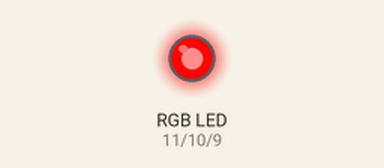
Recording of a sketch running on a simulated Arduino Uno, built with avr-gcc and run on an emulated ATmega328P. On the bench: an RGB LED mixed from three pins (HIGH = lit). Dim RGB values are drawn brighter than linear.

Above: at 0.05 s.
At 0.9 s:
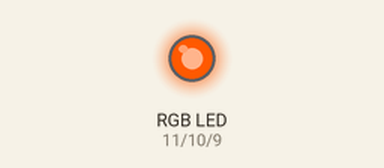
At 1.8 s:
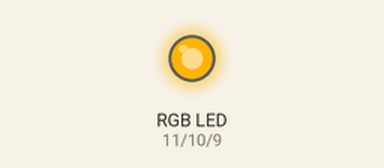
At 3.6 s:
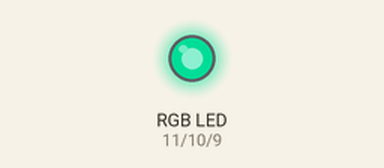
At 5.4 s:
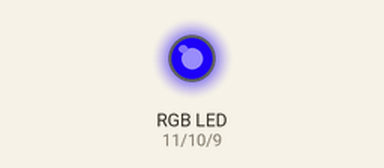
At 7.2 s:
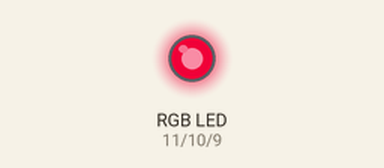
Timing chart, 0 to 10.0 s (numbered marks = the images above):
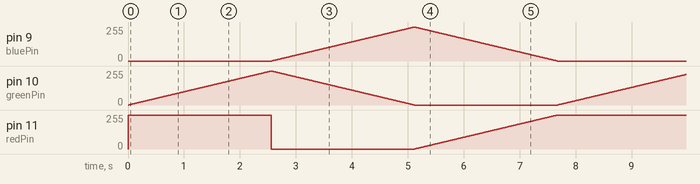

Measured:
- by itself, pin 11 (redPin): ramps from 0/255 to 255/255 and jumps back, once every 7.7 s

The sketch:

rgb3.ino
```cpp
/*
  ------------------------------
 | weSTEM High School Conference |
 | Arduino RGB Workshop - Part 3 |
  ------------------------------

 This series demonstrates how to build a very simple RGB full color LED module
 circuit and how to program the module using the Arduino microcontroller.

 We can program the LED to display any color that we want, by controlling which of
 the 3 pins (red, green or blue) of the RGB LED allow current to power the LED. Any
 color can be created with a combination of red, green, and blue, and so we can
 showcase any color with the LED on the module board.

 In Part 3, we use loops to iterate through all possible RGB values and display
 the full spectrum of colors.

 Circuit summary:
 * RGB LED common negative connection (cathode), with the longest leg - attached
   to ground
 * Three positive leads of the RGB LED (one red, one green and one blue) - connected
   to digital pins 11, 10, and 9, respectively, each through a 270 Ohm resistor.

 Created by Beatrice Ionascu
 April 25, 2016
*/

int redPin = 11;
int greenPin = 10;
int bluePin = 9;
int on = 255;
int off = 0;
int value = 0;


void setup()
{
  pinMode(redPin, OUTPUT);
  pinMode(greenPin, OUTPUT);
  pinMode(bluePin, OUTPUT);
}

void loop()
{
//  analogWrite(redPin, 120);
//  analogWrite(greenPin, 120);
//  analogWrite(bluePin, 120);
//

  for (int value = 0; value < 255; value++)
  {
    analogWrite(redPin, on);
    analogWrite(bluePin, off);
    analogWrite(greenPin, value);
    delay(10);
  }
  for (int value = 0; value < 255; value++)
  {
    analogWrite(redPin, off);
    analogWrite(bluePin, value);
    analogWrite(greenPin, 255 - value);
    delay (10);
  }
  for (int value = 0; value < 255; value++)
  {
    analogWrite(redPin, value);
    analogWrite(bluePin, 255 - value);
    analogWrite(greenPin, off);
    delay (10);
  }
}
```
